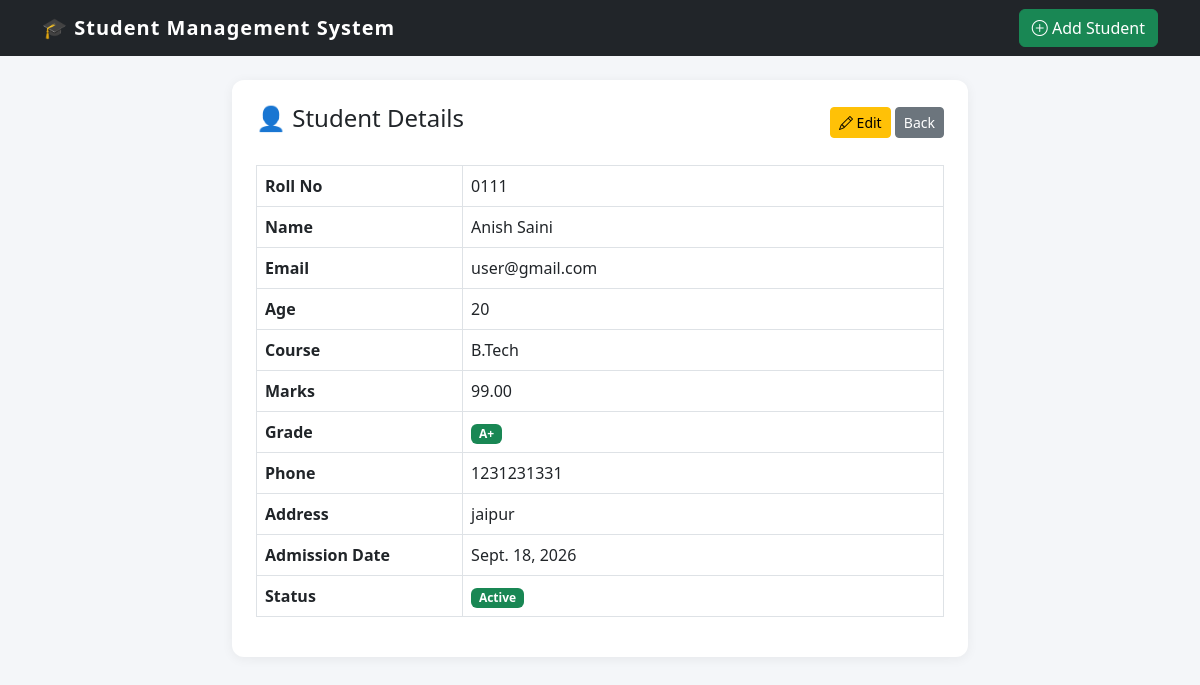
The app's page /students/1/ with its own data.
### students/models.py (models this page shows, shortened)
class Student(models.Model):
    COURSE_CHOICES = [
        ('BCA', 'BCA'),
        ('MCA', 'MCA'),
        ('B.Tech', 'B.Tech'),
        ('M.Tech', 'M.Tech'),
        ('BSc', 'BSc'),
        ('MSc', 'MSc'),
    ]
    roll_no = models.CharField(max_length=20, unique=True)
    name = models.CharField(max_length=100)
    email = models.EmailField(unique=True)
    age = models.PositiveIntegerField()
    course = models.CharField(max_length=20, choices=COURSE_CHOICES)
    marks = models.DecimalField(max_digits=5, decimal_places=2)
    phone = models.CharField(max_length=15, blank=True)
    address = models.TextField(blank=True)
    admission_date = models.DateField(auto_now_add=True)
    is_active = models.BooleanField(default=True)
    Descripstion = models.TextField(default="")
    class Meta:
        ordering = ['roll_no']
    @property
    def grade(self):
        m = float(self.marks)
        if m >= 90: return "A+"
        elif m >= 80: return "A"
        elif m >= 70: return "B"
        elif m >= 60: return "C"
        elif m >= 50: return "D"
        else: return "F"

### students/views.py (the view)
# urls.py: path('<int:pk>/', views.student_detail, name='student_detail'),
def student_detail(request, pk):
    student = get_object_or_404(Student, pk=pk)
    return render(request, 'students/student_detail.html', {'student': student})

### students/templates/students/student_detail.html (shortened to what this page needs)
{% extends 'students/base.html' %}
{% block content %}
<div class="row justify-content-center">
    <div class="col-md-8">
        <div class="card p-4">
            <div class="d-flex justify-content-between align-items-center mb-4">
                <h4>👤 Student Details</h4>
                <div>
                    <a href="{% url 'student_update' student.pk %}" class="btn btn-warning btn-sm">
                        <i class="bi bi-pencil"></i> Edit
                    </a>
                    <a href="{% url 'student_list' %}" class="btn btn-secondary btn-sm">Back</a>
                </div>
            </div>
            <table class="table table-bordered">
                <tr><th width="30%">Roll No</th><td>{{ student.roll_no }}</td></tr>
                <tr><th>Name</th><td>{{ student.name }}</td></tr>
                <tr><th>Email</th><td>{{ student.email }}</td></tr>
                <tr><th>Age</th><td>{{ student.age }}</td></tr>
                <tr><th>Course</th><td>{{ student.course }}</td></tr>
                <tr><th>Marks</th><td>{{ student.marks }}</td></tr>
                <tr><th>Grade</th><td><span class="badge bg-success">{{ student.grade }}</span></td></tr>
                <tr><th>Phone</th><td>{{ student.phone|default:"-" }}</td></tr>
                <tr><th>Address</th><td>{{ student.address|default:"-" }}</td></tr>
                <tr><th>Admission Date</th><td>{{ student.admission_date }}</td></tr>
                <tr>
                    <th>Status</th>
                    <td>
                        {% if student.is_active %}
                            <span class="badge bg-success">Active</span>
                        {% else %}
                            <span class="badge bg-secondary">Inactive</span>
                        {% endif %}
                    </td>
                </tr>
            </table>
        </div>
    </div>
</div>
{% endblock %}

### students/templates/students/base.html (style rules this page uses)
body { background: #f4f6f9; }
.card { border: none; border-radius: 12px; box-shadow: 0 2px 12px rgba(0,0,0,0.06); }

### records on screen
Student: roll_no "0111", name "Anish Saini", email "user@gmail.com", age "20", course "B.Tech", marks "99.00", grade "A+", phone "1231231331", address "jaipur", admission_date "Sept. 18, 2026"
